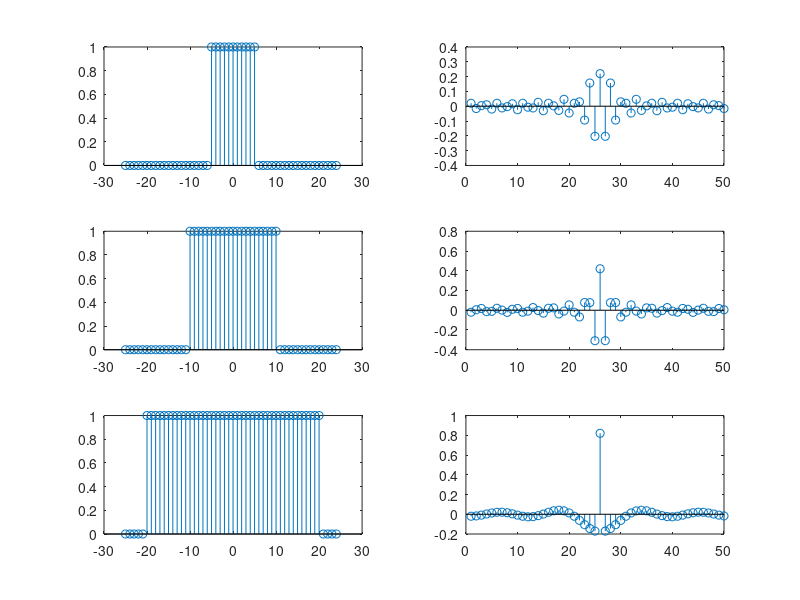
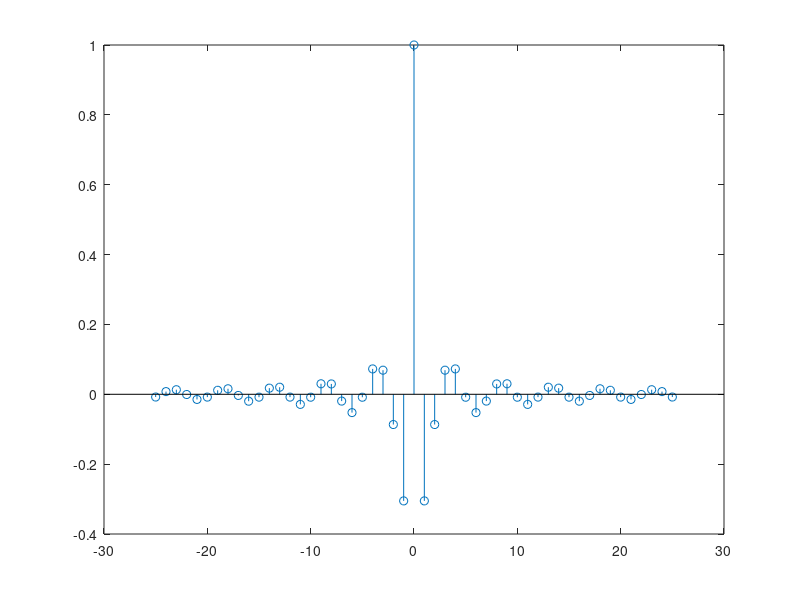

The MATLAB source for these figures, in order:
n = -25:24;
n1 = -5:5;
n2 = -10:10;
n3 = -20:20;
x1 = (n>-6) - (n>=6);
x2 = (n>-11) - (n>=11);
x3 = (n>-21)  - (n>=21);

y1 = fftshift(ifft(x1));
y2 = fftshift(ifft(x2));
y3 = fftshift(ifft(x3));

figure
subplot(3,2,1)
stem(n,x1);
subplot(3,2,2)
stem(real(y1));
subplot(3,2,3)
stem(n,x2);
subplot(3,2,4)
stem(real(y2));
subplot(3,2,5)
stem(n,x3);
subplot(3,2,6)
stem(real(y3));

t = -25:25;
figure
y4 = (sin(5*t)) ./ (pi*t);
y4(26) = 1;
stem(t,y4);
